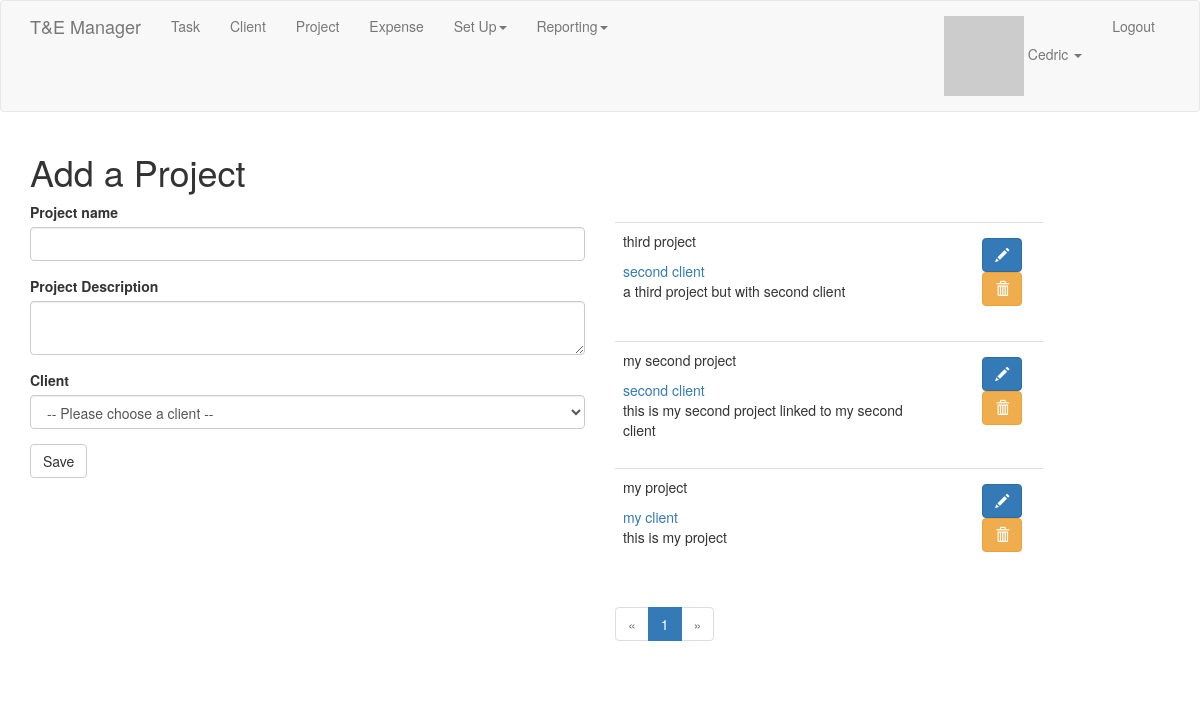
Before: /add_project (signed in) with the older database file.
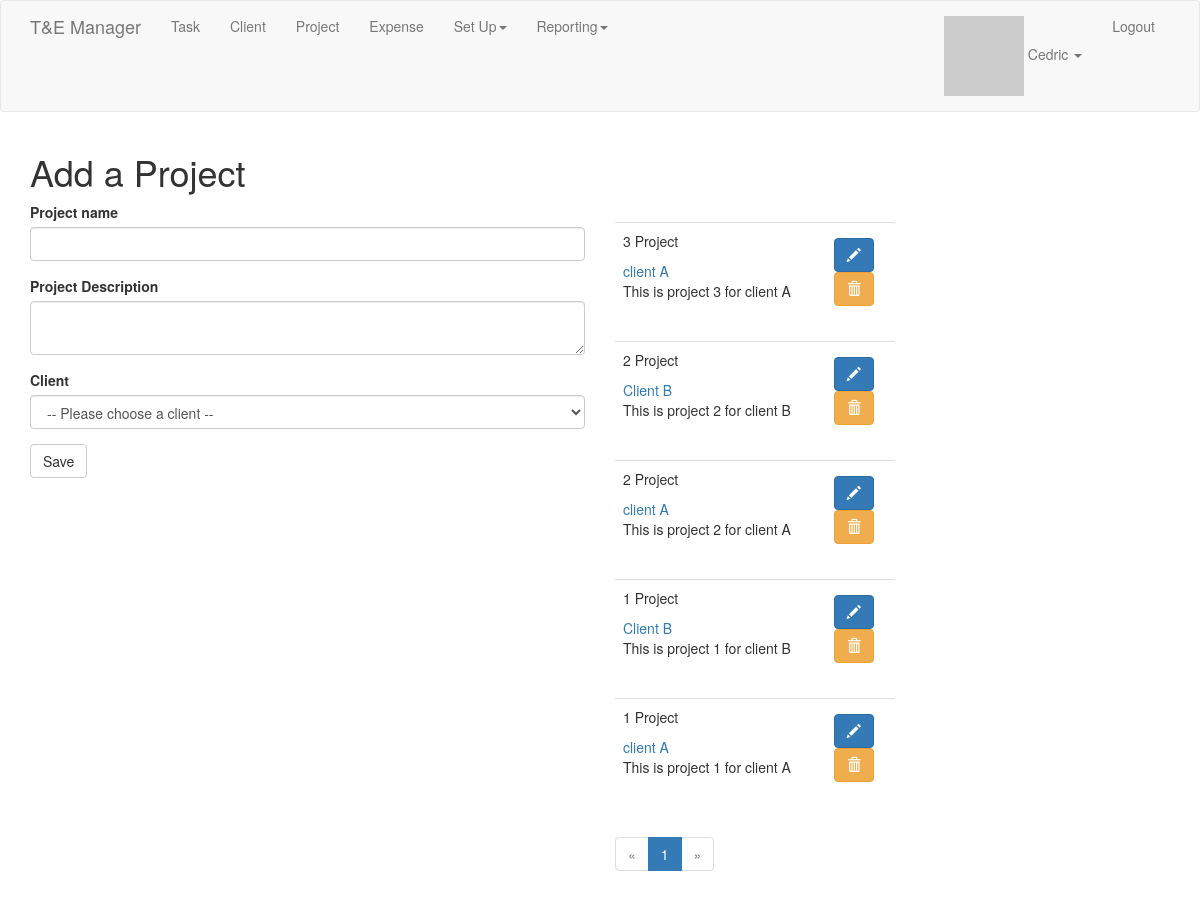
After: the same page with the newer database file.
### app/models.py (models this page shows, shortened)
class User(UserMixin, db.Model):
    id = db.Column(db.Integer, primary_key=True)
    username = db.Column(db.String(64), index=True, unique=True)
    email = db.Column(db.String(120), index=True, unique=True)
    password_hash = db.Column(db.String(128))
    tasks = db.relationship('Task', backref='user_task', lazy='dynamic')
    about_me = db.Column(db.String(140))
    last_seen = db.Column(db.DateTime, default=datetime.utcnow)
    followed = db.relationship(
        'User', secondary=followers,
        primaryjoin=(followers.c.follower_id == id),
        secondaryjoin=(followers.c.followed_id == id),
        backref=db.backref('followers', lazy='dynamic'), lazy='dynamic')
    clients = db.relationship('Client', backref='user_client', lazy='dynamic')
    projects = db.relationship('Project', backref='user_project', lazy='dynamic')
    role_id = db.Column(db.Integer, db.ForeignKey('role.id'))
    def avatar(self, size):
        digest = md5(self.email.lower().encode('utf-8')).hexdigest()
        return 'https://www.gravatar.com/avatar/{}?d=identicon&s={}'.format(digest, size)
    def can(self, permissions):
        return self.role is not None and (self.role.permissions & permissions) == permissions

class Client(db.Model):
    id = db.Column(db.Integer, primary_key=True)
    name = db.Column(db.String(64), index=True)
    user_id = db.Column(db.Integer, db.ForeignKey('user.id'))
    address = db.Column(db.String(128))
    tasks = db.relationship('Task', backref='client_task', lazy='dynamic')
    projects = db.relationship('Project', backref='client_project', lazy='dynamic')

class Project(db.Model):
    id = db.Column(db.Integer, primary_key=True)
    name = db.Column(db.String(64), index=True)
    description = db.Column(db.String(128))
    tasks = db.relationship('Task', backref='project_task', lazy='dynamic')
    user_id = db.Column(db.Integer, db.ForeignKey('user.id'))
    client_id = db.Column(db.Integer, db.ForeignKey('client.id'))

### app/projects/routes.py (the view, shortened to what this page needs)
@bp.route('/add_project', methods=['GET', 'POST'])
@login_required
def add_project():
    form = ProjectForm()
    page = request.args.get('page', 1, type=int)
    pagination = Project.query.order_by(Project.name.desc()).paginate(page, 5, False)
    projects = pagination.items
    return render_template('projects/add_project.html', title='Add a Project', form=form, projects=projects,
                           pagination=pagination)

### app/projects/forms.py
class ProjectForm(FlaskForm):
    name = StringField('Project name', validators=[DataRequired()])
    description = TextAreaField('Project Description', validators=[Length(min=0, max=128)])
    client_id = QuerySelectField('Client', validators=[DataRequired()],
                                 query_factory=get_clients,
                                 allow_blank=True,
                                 get_label='name',
                                 blank_text=u'-- Please choose a client --')
    submit = SubmitField('Save')

### app/main/__init__.py (called while the page is built)
@bp.app_context_processor
def inject_permissions():
    return dict(Permission=Permission)

### app/main/routes.py (called while the page is built)
@bp.before_app_request
def before_request():
    if current_user.is_authenticated:
        current_user.last_seen = datetime.utcnow()
        db.session.commit()

### app/models.py (called while the page is built)
@login.user_loader
def load_user(id):
    return User.query.get(int(id))

### app/projects/forms.py (called while the page is built)
def get_clients():
    return Client.query

### app/templates/projects/add_project.html
{% extends "base.html" %}
{% import 'bootstrap/wtf.html' as wtf %}
{% import "_macros.html" as macros %}
{% block app_content %}
    <h1>Add a Project</h1>
    <div class="row">
        <div class="col-md-6">
            {% if current_user.can(Permission.WRITE) %}
                {{ wtf.quick_form(form) }}
            {% endif %}
        </div>
        <div class="col-md-6">
            <div class="pagination">
                {% for project in projects %}
                    {% include 'projects/_project.html' %}
                {% endfor %}
            {{ macros.pagination_widget(pagination, 'projects.add_project') }}
            </div>
        </div>
    </div>
{% endblock %}

### app/templates/base.html (shortened to what this page needs)
{% extends 'bootstrap/base.html' %}
{% block navbar %}
    <nav class="navbar navbar-default">
        <div class="container">
            <div class="navbar-header">
                {% if current_user.is_authenticated %}
                <a class="navbar-brand" href="{{ url_for('main.index') }}">T&E Manager</a>
                {% else %}
                <a class="navbar-brand" href="{{ url_for('auth.login') }}">T&E Manager</a>
                {% endif %}
            </div>
            <div class="collapse navbar-collapse" id="bs-example-navbar-collapse-1">
                <ul class="nav navbar-nav">
                    {% if current_user.is_authenticated %}
                    <li><a href="{{ url_for('tasks.add_task') }}">Task</a></li>
                    <li><a href="{{ url_for('clients.add_client') }}">Client</a></li>
                    <li><a href="{{ url_for('projects.add_project') }}">Project</a></li>
                    <li><a href="#">Expense</a></li>
                    <li class="dropdown"><a href="#" class="dropdown-toggle" data-toggle="dropdown">Set Up<b class="caret"></b></a>
                    <li class="dropdown"><a href="#" class="dropdown-toggle" data-toggle="dropdown">Reporting<b class="caret"></b></a>
                    </li>
                    {% endif %}
                </ul>
                <ul class="nav navbar-nav navbar-right">
                    {% if current_user.is_anonymous %}
                    <li><a href="{{ url_for('auth.register') }}">Register</a></li>
                    <li><a href="{{ url_for('auth.login') }}">Login</a></li>
                    {% else %}
                    <li class="dropdown"><a href="#" class="dropdown-toggle" data-toggle="dropdown"><img src="{{ current_user.avatar(size=18) }}"> {{ current_user.username }} <b class="caret"></b></a>
                    </li>
                    <li><a href="{{ url_for('auth.logout') }}">Logout</a></li>
                    {% endif %}
                </ul>
            </div>
        </div>
    </nav>
{% endblock %}
{% block content %}
    <div class="container">
        {% block app_content %}{% endblock %}
    </div>
{% endblock %}
{% block scripts %}
    <link rel="stylesheet" type="text/css" href="{{ url_for('static', filename='bootstrap-datetimepicker.min.css') }}" />
{% endblock %}

### app/templates/_macros.html
{% macro pagination_widget(pagination, endpoint) %}
<ul class="pagination">
    <li{% if not pagination.has_prev %} class="disabled"{% endif %}>
        <a href="{% if pagination.has_prev %}{{ url_for(endpoint, page=pagination.prev_num, **kwargs) }}{% else %}#{% endif %}">
            &laquo;
        </a>
    </li>
    {% for p in pagination.iter_pages() %}
        {% if p %}
            {% if p == pagination.page %}
            <li class="active">
                <a href="{{ url_for(endpoint, page = p, **kwargs) }}">{{ p }}</a>
            </li>
            {% else %}
            <li>
                <a href="{{ url_for(endpoint, page = p, **kwargs) }}">{{ p }}</a>
            </li>
            {% endif %}
        {% else %}
        <li class="disabled"><a href="#">&hellip;</a></li>
        {% endif %}
    {% endfor %}
    <li{% if not pagination.has_next %} class="disabled"{% endif %}>
        <a href="{% if pagination.has_next %}{{ url_for(endpoint, page=pagination.next_num, **kwargs) }}{% else %}#{% endif %}">
            &raquo;
        </a>
    </li>
</ul>
{% endmacro %}

### app/templates/projects/_project.html
<table class="table table-hover">
    <tr>
        <td>
            <div class="row">
                <div class="col-md-9">
                    <p> {{ project.name }}</p>
                    <a href="{{ url_for('clients.edit_client', id=project.client_project.id) }}">{{ project.client_project.name }}</a><br>
                    {% autoescape false %}
                    {{ project.description | replace("\n", "<br/>") }}
                    {%  endautoescape %}
                </div>
                <div class="col-md-3">
                    <div class="btn pull-right">
                        <a class="btn btn-primary" href="{{ url_for('projects.edit_project', id=project.id) }}"><span class="glyphicon glyphicon-pencil"></span></a>
                        {% if current_user.is_administrator %}
                        <form method="post" action="{{ url_for('projects.delete_project', id=project.id) }}"><button type="submit" class="btn btn-warning"><span class="glyphicon glyphicon-trash"></span></button></form>
                        {% endif %}
                    </div>
                </div>
            </div>
        </td>
    </tr>
</table>

Changed rows visible on the page:
changed Project: name "third project" → "3 Project"; client_project.name "second client" → "client A"; description "a third project but with second client" → "This is project 3 for client A"
added Project: name "2 Project", client_project.name "Client B", description "This is project 2 for client B"
changed Project: name "my second project" → "2 Project"; client_project.name "second client" → "client A"; description "this is my second project linked to my second client" → "This is project 2 for client A"
added Project: name "1 Project", client_project.name "Client B", description "This is project 1 for client B"
changed Project: name "my project" → "1 Project"; client_project.name "my client" → "client A"; description "this is my project" → "This is project 1 for client A"
